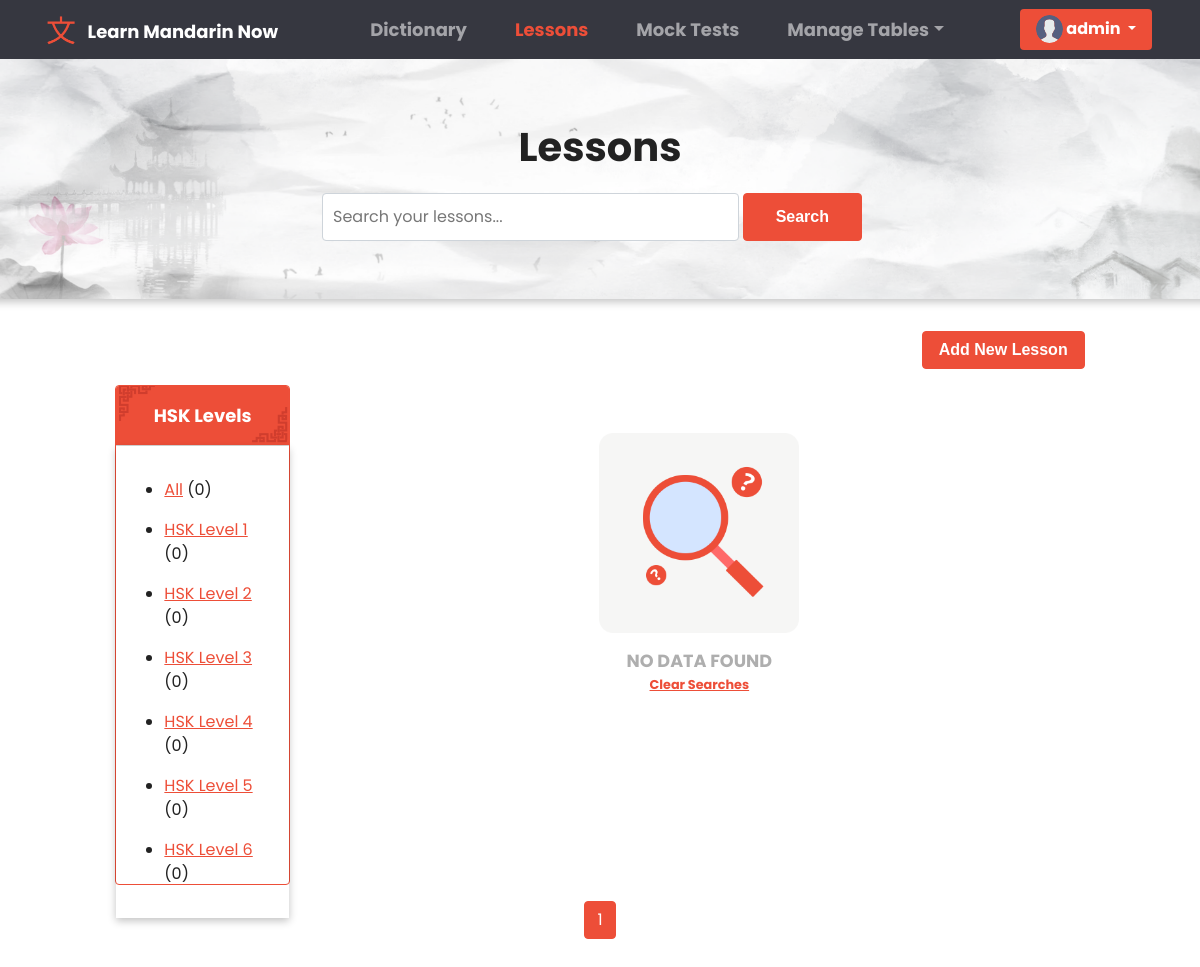
/lessons/ (signed in), run on an earlier commit of the app's database.
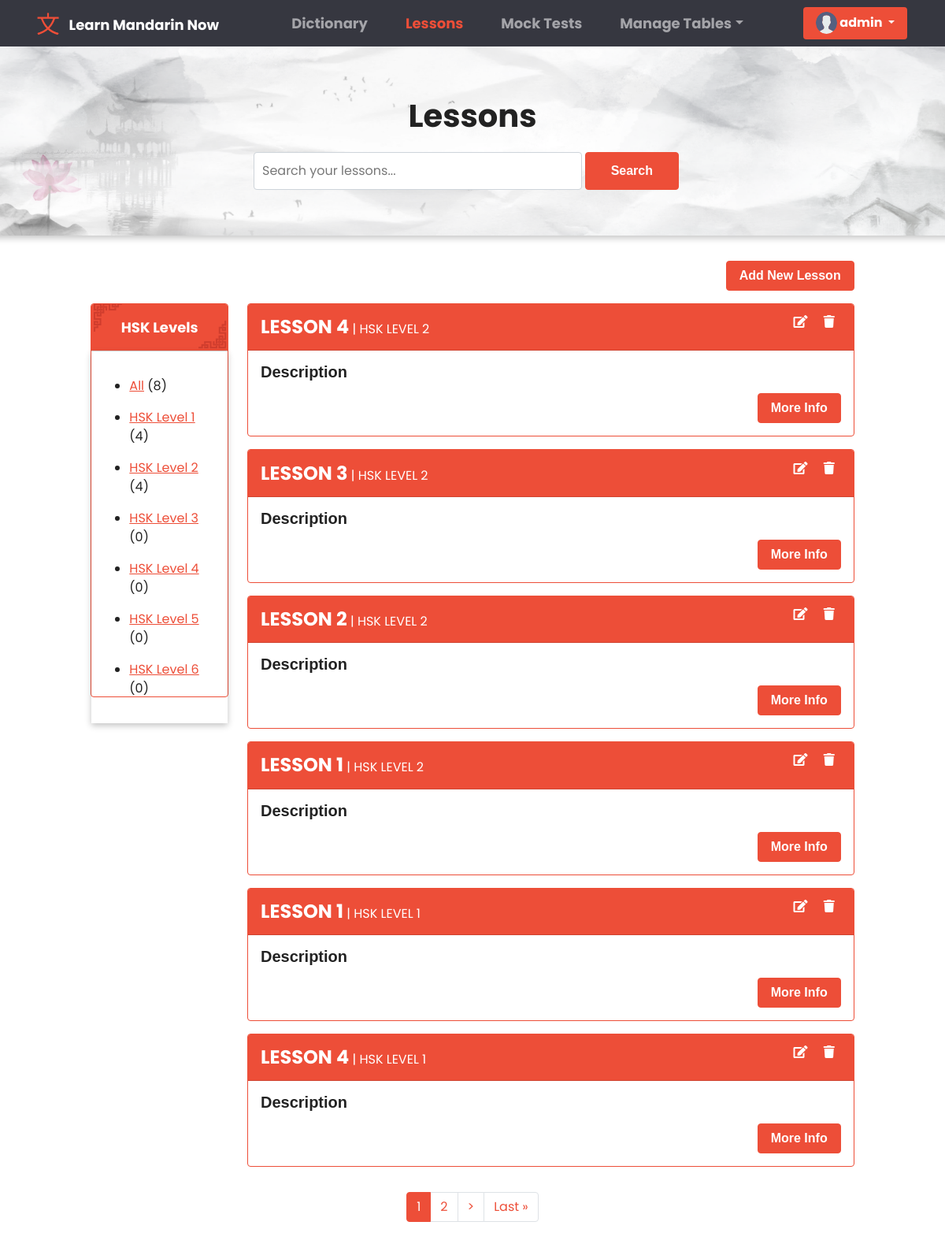
And on a later commit of the database.
### base/models.py (models this page shows, shortened)
class HskLevel(models.Model):
    level = models.CharField(max_length=200)
    def __str__(self):
        return self.level
    class Meta:
        ordering = ['level']

class Lesson(models.Model):
    title = models.CharField(max_length=200, null=True)
    description = models.TextField(null=True, blank=True)
    hsklevel = models.ForeignKey(HskLevel, on_delete=models.SET_NULL, null=True, verbose_name = "HSK Level")
    content = models.TextField(null=True, blank=True)
    is_publish = models.BooleanField(default=False, verbose_name="Publish")
    updated = models.DateTimeField(auto_now=True)
    created = models.DateTimeField(auto_now_add=True)
    class Meta:
        ordering = ['-updated', '-created']

### base/views.py (the view, shortened to what this page needs)
# urls.py: path('lessons/', views.LessonsPage, name = 'lessons'),
@login_required(login_url='anonymous')
def LessonsPage(request):
    search =  request.GET.get('search') if request.GET.get('search') != None else ''
    hsklevels = HskLevel.objects.all()
    all_result = Lesson.objects.all()
    lessons = Lesson.objects.filter(
        Q(title__icontains = search) |
        Q(description__icontains = search) |
        Q(hsklevel__level__icontains = search)
        )
    p = Paginator(lessons, 6)
    page = request.GET.get('page')
    lessons = p.get_page(page)
    context = {
        'lessons' : lessons,
        'all_result' : all_result,
        'hsklevels' : hsklevels,
        'dictionary_active' : '',
        'lesson_active' : 'active',
        'search': search,
        'page' : page,
    }
    return render(request, 'lesson.html', context)

### templates/lesson.html (shortened to what the changed rows need)
{% extends "main.html" %} {% block content %} {% load static %}
<link rel="stylesheet" href="{% static 'css/dictionary.css' %}" />
<link rel="stylesheet" href="{% static 'css/table.css' %}" />
<div class="container-fluid px-3 py-3 forRemovingMargin">
<div class="row justify-content-center  px-3">
  <div class="col col-lg-2 col-md-4 d-lg-block d-sm-none d-md-block d-none">
    <div class="card border-primary" style="height: 500px">
      <div class="card-body for_shadow">
        <ul>
          <li class="my-3">
            <a href="{% url 'lessons' %}">All</a>
            ({{all_result.count}})
          </li>
          {% for hsklevel in hsklevels %}
          <li class="my-3">
            <a href="{% url 'lessons' %}?search={{hsklevel.level}}&page=1"
              >{{ hsklevel.level }}</a
            >
            ({{hsklevel.lesson_set.all.count}})
          </li>
          {% endfor %}
        </ul>
      </div>
    </div>
  </div>
  <div class="col col-lg-8 col-md-8">
    {% if lessons|length == 0 %}
    <div id="no_dataVerifyer" style="display: flex;">
      <img src="{% static 'images/no_record_found.png' %}" alt="">
      NO DATA FOUND
      <a href="{%url 'lessons'%}" style="font-size:.8rem;">Clear Searches</a>
    </div>
    {% endif %}
   {% for lesson in lessons %}
    <div class="card border-primary mb-3">
      <div class="card-header card_head_def" id="card_subhead">
        <strong style="font-size: x-large">{{lesson.title}}</strong> |
        <span class="text-uppercase">{{ lesson.hsklevel }}</span>
        {%if request.user.is_authenticated and request.user.is_staff%}
        <div style="float: right">
          <a href="{% url 'superuser-edit-lesson' lesson.id %}"
            ><i class="fas fa-edit mx-2 sub_headIcon"></i
          ></a>
          <a href="#" onclick="showDeleteModal('modal_lesson', '{{lesson.id}}')"
            ><i class="fas fa-trash mx-2 sub_headIcon"></i
          ></a>
        </div>
        {% endif %}
      </div>
      <div class="card-body">
        <h5 class="card-title">Description</h5>
        <a
          href="{% url 'lessons-details' lesson.id  %}"
          class="btn btn-primary"
          style="float: right; clear: after"
          >More Info</a
        >
      </div>
    </div>
    {% endfor %}
  </div>
</div>
<div class="row justify-content-center">
  <div class="col col-lg-6">
      <ul class="pagination justify-content-center">
        <div class="pagination px-3 py-3">
          {% for i in lessons.paginator.page_range %}
          {% if lessons.number == i %}
          <li class="page-item active"><a class="page-link" href="?page={{i}}">{{i}}</a></li>
          {% elif i > lessons.number|add:'-3' and i < lessons.number|add:'3' %}
          <li class="page-item"><a class="page-link" href="?page={{i}}">{{i}}</a></li>
          {% endif %}
          {% endfor %}
          {% if lessons.has_next %}
          <li class="page-item"><a class="page-link" href="?search={{search}}&page={{lessons.next_page_number}}">&#62;</a></li>
          <li class="page-item"><a class="page-link" href="?search={{search}}&page={{ lessons.paginator.num_pages  }}">Last &raquo</a></li>
          {% endif %}
      </ul>
  </div>
</div>
{% endblock content %}

What changed in the data, as far as the page shows it:
computed for HskLevel "HSK Level 1": lesson_set.all.count "0" → "4"
computed for HskLevel "HSK Level 2": lesson_set.all.count "0" → "4"
added Lesson: title "LESSON 4", hsklevel "HSK LEVEL 2"
added Lesson: title "LESSON 3", hsklevel "HSK LEVEL 2"
added Lesson: title "LESSON 2", hsklevel "HSK LEVEL 2"
added Lesson: title "LESSON 1", hsklevel "HSK LEVEL 2"
added Lesson: title "LESSON 1", hsklevel "HSK LEVEL 1"
added Lesson: title "LESSON 4", hsklevel "HSK LEVEL 1"
Also different on the page:
{{ all_result.count }}: "0" → "8"
new list line: "2"
text no longer shown: "NO DATA FOUND Clear Searches"
text now shown: "> Last »"
